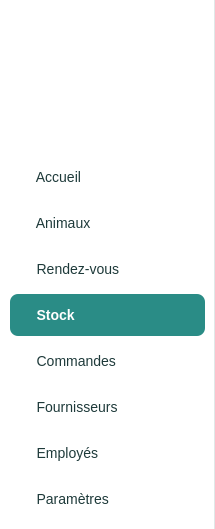
     <widget class="QFrame" name="frameSidebar">
      <property name="minimumSize">
       <size>
        <width>215</width>
        <height>0</height>
       </size>
      </property>
      <property name="maximumSize">
       <size>
        <width>215</width>
        <height>16777215</height>
       </size>
      </property>
      <property name="styleSheet">
       <string>.QFrame { background-color:white; border:none; border-right:1px solid #E0E8E8; }
QPushButton { text-align:left; padding-left:15px; border:none; border-radius:8px;
  color:#1E3A3A; font-size:14px; background:transparent; }
QPushButton:hover { background-color:#E6F2F1; }
QPushButton:checked { background-color:#2A8C86; color:white; font-weight:bold; }</string>
      </property>
      <widget class="QLabel" name="lblLogo">
       <property name="geometry">
        <rect>
         <x>42</x>
         <y>10</y>
         <width>130</width>
         <height>130</height>
        </rect>
       </property>
       <property name="scaledContents">
        <bool>true</bool>
       </property>
       <property name="toolTip">
        <string>Pet Manager - Smart Pet Care Center</string>
       </property>
       <property name="pixmap">
        <pixmap resource="ressources.qrc">:/icones/logo.png</pixmap>
       </property>
      </widget>
      <widget class="QPushButton" name="btnAccueil">
       <property name="geometry">
        <rect>
         <x>10</x>
         <y>156</y>
         <width>195</width>
         <height>42</height>
        </rect>
       </property>
       <property name="cursor">
        <cursorShape>PointingHandCursor</cursorShape>
       </property>
       <property name="text">
        <string>   Accueil</string>
       </property>
       <property name="checkable">
        <bool>true</bool>
       </property>
       <property name="autoExclusive">
        <bool>true</bool>
       </property>
       <property name="icon">
        <iconset resource="ressources.qrc">:/icones/home_dark.png<normaloff>:/icones/home_dark.png</normaloff>
         <normalon>:/icones/home_white.png</normalon>
        </iconset>
       </property>
       <property name="iconSize">
        <size>
         <width>20</width>
         <height>20</height>
        </size>
       </property>
      </widget>
      <widget class="QPushButton" name="btnAnimaux">
       <property name="geometry">
        <rect>
         <x>10</x>
         <y>202</y>
         <width>195</width>
         <height>42</height>
        </rect>
       </property>
       <property name="cursor">
        <cursorShape>PointingHandCursor</cursorShape>
       </property>
       <property name="text">
        <string>   Animaux</string>
       </property>
       <property name="checkable">
        <bool>true</bool>
       </property>
       <property name="autoExclusive">
        <bool>true</bool>
       </property>
       <property name="icon">
        <iconset resource="ressources.qrc">:/icones/paw_dark.png<normaloff>:/icones/paw_dark.png</normaloff>
         <normalon>:/icones/paw_white.png</normalon>
        </iconset>
       </property>
       <property name="iconSize">
        <size>
         <width>20</width>
         <height>20</height>
        </size>
       </property>
      </widget>
      <widget class="QPushButton" name="btnRendezVous">
       <property name="geometry">
        <rect>
         <x>10</x>
         <y>248</y>
         <width>195</width>
         <height>42</height>
        </rect>
       </property>
       <property name="cursor">
        <cursorShape>PointingHandCursor</cursorShape>
       </property>
       <property name="text">
        <string>   Rendez-vous</string>
       </property>
       <property name="checkable">
        <bool>true</bool>
       </property>
       <property name="autoExclusive">
        <bool>true</bool>
       </property>
       <property name="icon">
        <iconset resource="ressources.qrc">:/icones/calendar_dark.png<normaloff>:/icones/calendar_dark.png</normaloff>
         <normalon>:/icones/calendar_white.png</normalon>
        </iconset>
       </property>
       <property name="iconSize">
        <size>
         <width>20</width>
         <height>20</height>
        </size>
       </property>
      </widget>
      <widget class="QPushButton" name="btnStock">
       <property name="geometry">
        <rect>
         <x>10</x>
         <y>294</y>
         <width>195</width>
         <height>42</height>
        </rect>
       </property>
       <property name="cursor">
        <cursorShape>PointingHandCursor</cursorShape>
       </property>
       <property name="text">
        <string>   Stock</string>
       </property>
       <property name="checkable">
        <bool>true</bool>
       </property>
       <property name="autoExclusive">
        <bool>true</bool>
       </property>
       <property name="checked">
        <bool>true</bool>
       </property>
       <property name="icon">
        <iconset resource="ressources.qrc">:/icones/box_dark.png<normaloff>:/icones/box_dark.png</normaloff>
         <normalon>:/icones/box_white.png</normalon>
        </iconset>
       </property>
       <property name="iconSize">
        <size>
         <width>20</width>
         <height>20</height>
        </size>
       </property>
      </widget>
      <widget class="QPushButton" name="btnCommandes">
       <property name="geometry">
        <rect>
         <x>10</x>
         <y>340</y>
         <width>195</width>
         <height>42</height>
        </rect>
       </property>
       <property name="cursor">
        <cursorShape>PointingHandCursor</cursorShape>
       </property>
       <property name="text">
        <string>   Commandes</string>
       </property>
       <property name="checkable">
        <bool>true</bool>
       </property>
       <property name="autoExclusive">
        <bool>true</bool>
       </property>
       <property name="icon">
        <iconset resource="ressources.qrc">:/icones/cart_dark.png<normaloff>:/icones/cart_dark.png</normaloff>
         <normalon>:/icones/cart_white.png</normalon>
        </iconset>
       </property>
       <property name="iconSize">
        <size>
         <width>20</width>
         <height>20</height>
        </size>
       </property>
      </widget>
      <widget class="QPushButton" name="btnFournisseurs">
       <property name="geometry">
        <rect>
         <x>10</x>
         <y>386</y>
         <width>195</width>
         <height>42</height>
        </rect>
       </property>
       <property name="cursor">
        <cursorShape>PointingHandCursor</cursorShape>
       </property>
       <property name="text">
        <string>   Fournisseurs</string>
       </property>
       <property name="checkable">
        <bool>true</bool>
       </property>
       <property name="autoExclusive">
        <bool>true</bool>
       </property>
       <property name="icon">
        <iconset resource="ressources.qrc">:/icones/truck_dark.png<normaloff>:/icones/truck_dark.png</normaloff>
         <normalon>:/icones/truck_white.png</normalon>
        </iconset>
       </property>
       <property name="iconSize">
        <size>
         <width>20</width>
         <height>20</height>
        </size>
       </property>
      </widget>
      <widget class="QPushButton" name="btnEmployes">
       <property name="geometry">
        <rect>
         <x>10</x>
         <y>432</y>
         <width>195</width>
         <height>42</height>
        </rect>
       </property>
       <property name="cursor">
        <cursorShape>PointingHandCursor</cursorShape>
       </property>
       <property name="text">
        <string>   Employés</string>
       </property>
       <property name="checkable">
        <bool>true</bool>
       </property>
       <property name="autoExclusive">
        <bool>true</bool>
       </property>
       <property name="icon">
        <iconset resource="ressources.qrc">:/icones/users_dark.png<normaloff>:/icones/users_dark.png</normaloff>
         <normalon>:/icones/users_white.png</normalon>
        </iconset>
       </property>
       <property name="iconSize">
        <size>
         <width>20</width>
         <height>20</height>
        </size>
       </property>
      </widget>
      <widget class="QPushButton" name="btnParametres">
       <property name="geometry">
        <rect>
         <x>10</x>
         <y>478</y>
         <width>195</width>
         <height>42</height>
        </rect>
       </property>
       <property name="cursor">
        <cursorShape>PointingHandCursor</cursorShape>
       </property>
       <property name="text">
        <string>   Paramètres</string>
       </property>
       <property name="checkable">
        <bool>true</bool>
       </property>
       <property name="autoExclusive">
        <bool>true</bool>
       </property>
       <property name="icon">
        <iconset resource="ressources.qrc">:/icones/gear_dark.png<normaloff>:/icones/gear_dark.png</normaloff>
         <normalon>:/icones/gear_white.png</normalon>
        </iconset>
       </property>
       <property name="iconSize">
        <size>
         <width>20</width>
         <height>20</height>
        </size>
       </property>
      </widget>
     </widget>
